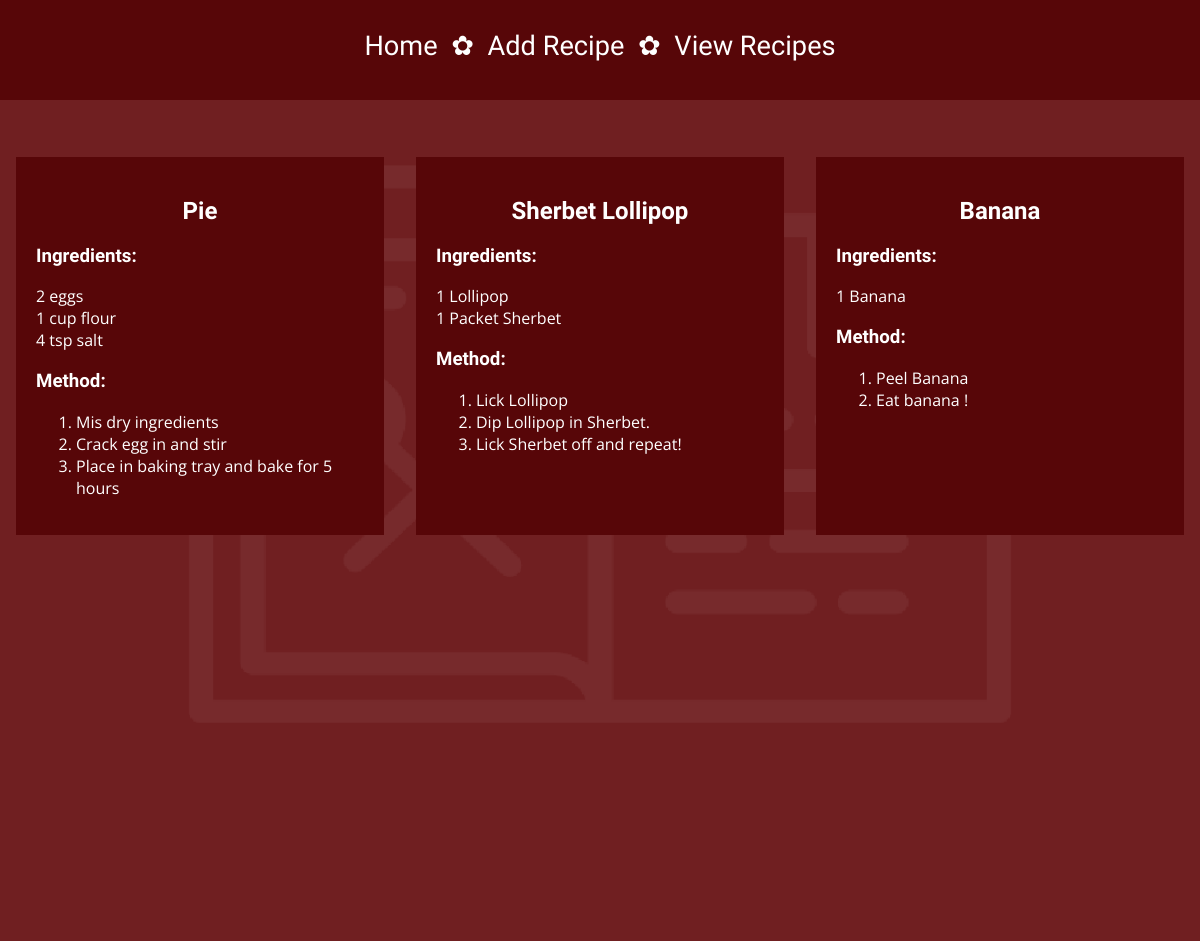
/view, run on the app's committed database.
### tables this page shows
CREATE TABLE "Recipes" (
	"id"	INTEGER,
	"name"	TEXT,
	PRIMARY KEY("id")
);

CREATE TABLE Pie( id INTEGER PRIMARY KEY, ingredients TEXT, steps TEXT);

CREATE TABLE Sherbet_Lollipop( id INTEGER PRIMARY KEY, ingredients TEXT, steps TEXT);

CREATE TABLE Banana( id INTEGER PRIMARY KEY, ingredients TEXT, steps TEXT);

### run.py (the view)
@app.route('/view')
def view():
    db = sqlite3.connect(RECIPEDB)
    recipes = fetchrecipes(db)
    db.close()
    names = {}
    ingredients = recipes[1]
    method = recipes[2]
    number = 0
    for n in recipes[0]:
        nicen = n.replace("_", " ")
        names[number] = nicen
        number += 1
    return render_template('view.html', names=names, ingredients=ingredients, method=method)

### run.py (called while the page is built)
def fetchrecipes(db):
    name = []
    ingredients = []
    method = []
    cur = db.execute('SELECT name FROM Recipes')
    for row in cur:
        print(row)
        nrow = row[0]
        name.append(nrow)
    for n in name:
        oneingred = []
        onemethod = []
        cur = db.execute('SELECT ingredients FROM ' + n)
        for row in cur:
            if row[0] is not None:
                oneingred.append(row[0])
        ingredients.append(oneingred)
        cur = db.execute('SELECT steps FROM ' + n)
        for row in cur:
            if row[0] is not None:
                onemethod.append(row[0])
        method.append(onemethod)
    return [name, ingredients, method]

### templates/view.html (shortened to what this page needs)
<!DOCTYPE html>
  <html>
    <head>
      <link rel="stylesheet" href="static/screen.css" />
    </head>
    <body>
      <div id='nav'>
        <a href="{{ url_for('index') }}">Home</a>
        &nbsp;&#10047;&nbsp;
        <a href="{{ url_for('numbers') }}">Add Recipe</a>
        &nbsp;&#10047;&nbsp;
        <a href="{{ url_for('view') }}">View Recipes</a>
      </div>
      <div class="background">
        <div id='recipes'>
          {% for v, n in names.items() %}
            <div class="onerecipe">
              <h2>{{n}}</h2>
              <h3>Ingredients:</h3>
              <p>
              {% for i in ingredients[v] %}
                {{i}}<br>
              {% endfor %}
              </p>
              <h3>Method:</h3>
              <ol>
                {% for m in method[v] %}
                  <li>{{m}}</li>
                {% endfor %}
              </ol>
            </div>
          {% endfor %}
        </div>
      </div>
    </body>
  </html>

### Static/screen.css (style rules this page uses)
body { background-color: #701F21; margin: 0; color: white; }
h2, h3 { font-family: 'Raleway', sans-serif; }
li { font-family: 'Open Sans', sans-serif; font-size: 0.8em; }
a { text-decoration: none; color: white; font-family: 'Raleway', sans-serif; }
p { font-family: 'Open Sans', sans-serif; font-size: 0.8em; }
#nav { text-align: center; background-color: #570608; height: 55px; padding-top: 30px; font-size: 1.3em; margin-bottom: 1em; }
.background { background-image: url(cookbook.png); background-repeat: no-repeat; background-position: top; background-size: 90%; min-height: 800px; max-width: 1200px; margin: auto; }
#recipes { max-width: 1200px; display: grid; grid-template-columns: 1fr 1fr 1fr; margin: auto; }
#recipes div { grid-column: span 3; margin: 1em 1em; }
.onerecipe { min-height: 200px; margin-left: 25px; margin-right: 25px; margin-bottom: 50px; background-color: #570608; padding: 20px; }
.onerecipe h2 { text-align: center; }
@media only screen and (min-width: 720px) { p { font-size: 1em; } }
@media only screen and (min-width: 720px) { li { font-size: 1em; } }
@media only screen and (min-width: 720px) { #recipes div { grid-column: auto; } }
@media only screen and (min-width: 720px) { #nav { margin-bottom: 1.5em; font-size: 1.7em; height: 70px; } }
@media only screen and (min-width: 720px) { .background { background-size: 70%; } }

### data on the page
Recipes: name "Pie"
Pie: ingredients "2 eggs"
Pie: ingredients "1 cup flour"
Pie: ingredients "4 tsp salt"
Pie: steps "Mis dry ingredients"
Pie: steps "Crack egg in and stir"
Pie: steps "Place in baking tray and bake for 5 hours"
Sherbet_Lollipop: ingredients "1 Lollipop"
Sherbet_Lollipop: ingredients "1 Packet Sherbet"
Sherbet_Lollipop: steps "Lick Lollipop"
Sherbet_Lollipop: steps "Dip Lollipop in Sherbet."
Sherbet_Lollipop: steps "Lick Sherbet off and repeat!"
Recipes: name "Banana"
Banana: ingredients "1 Banana"
Banana: steps "Peel Banana"
Banana: steps "Eat banana !"

### other printed values
{{ n }} "Sherbet Lollipop"
